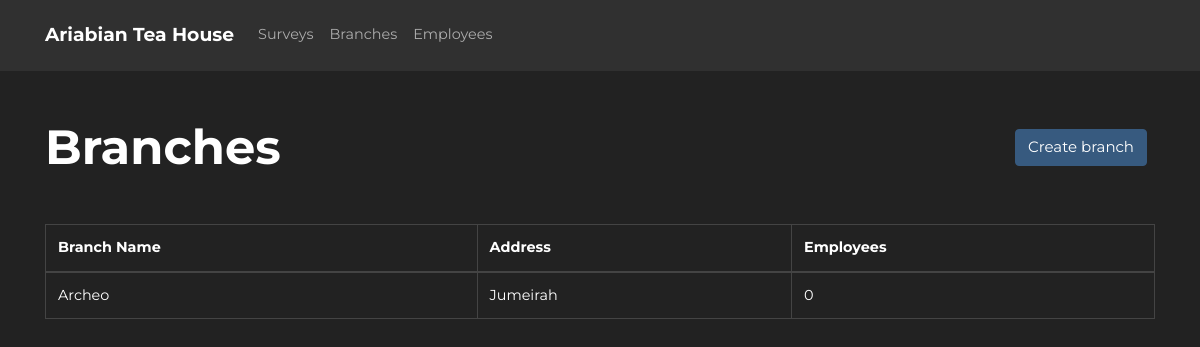
The page /branches/ on the database its author committed.
### athsurveyapp/models/models.py (models this page shows, shortened)
class Branch(db.Model):
    __tablename__ = "branch"
    id = db.Column(db.Integer, primary_key=True)
    name = db.Column(db.String(64), nullable=False)
    date_created = db.Column(db.DateTime(timezone=True), server_default=func.now())
    last_updated = db.Column(db.DateTime(timezone=True), onupdate=func.now())
    address = db.Column(db.String(120))
    name = db.Column(db.String, nullable=False)
    date_created = db.Column(db.DateTime(timezone=True), server_default=func.now())
    last_updated = db.Column(db.DateTime(timezone=True), onupdate=func.now())
    address = db.Column(db.String())
    employees = db.relationship("Employee", backref="branch")

### athsurveyapp/blueprints/branch/views.py (the view)
@branch_page.route('/', methods=['GET'])
def branch_index():
    branches = Branch.query.all()
    print(branches)
    return render_template('branches.html', branches=branches)

### athsurveyapp/blueprints/branch/templates/branches.html (shortened to what this page needs)
{% extends 'layouts/base.html' %} {% block title %}ATH - Branches{% endblock %}
{% block body %}
<div class="container">
  <div class="row justify-content-center align-items-center">
    <div class="col-6">
      <h1 class="m-0 font-weight-bold">Branches</h1>
    </div>
    <div class="col-6">
      <a
        href="{{url_for('branch_page.create_branch')}}"
        class="btn btn-primary float-right mr-2"
        >Create branch</a
      >
    </div>
  </div>
  <div class="row mt-5">
    <div class="col-12">
      <table class="table table-bordered table-hover">
        <thead>
          <tr>
            <th scope="col">Branch Name</th>
            <th scope="col">Address</th>
            <th scope="col">Employees</th>
          </tr>
        </thead>
        <tbody>
          {% for branch in branches %}
          <tr>
            <td>{{ branch.name }}</td>
            <td>{{ branch.address }}</td>
            <td>{{ branch.employees | length }}</td>
          </tr>
          {% endfor %}
        </tbody>
      </table>
    </div>
  </div>
</div>
{% endblock %}

### athsurveyapp/static/styles/main.css (style rules this page uses)
html { position: relative; min-height: 100%; }
body { font-family: "Montserrat", sans-serif; font-size: 0.9rem; }

### rows shown on the page
Branch: name "Archeo", address "Jumeirah", employees|length "0"
